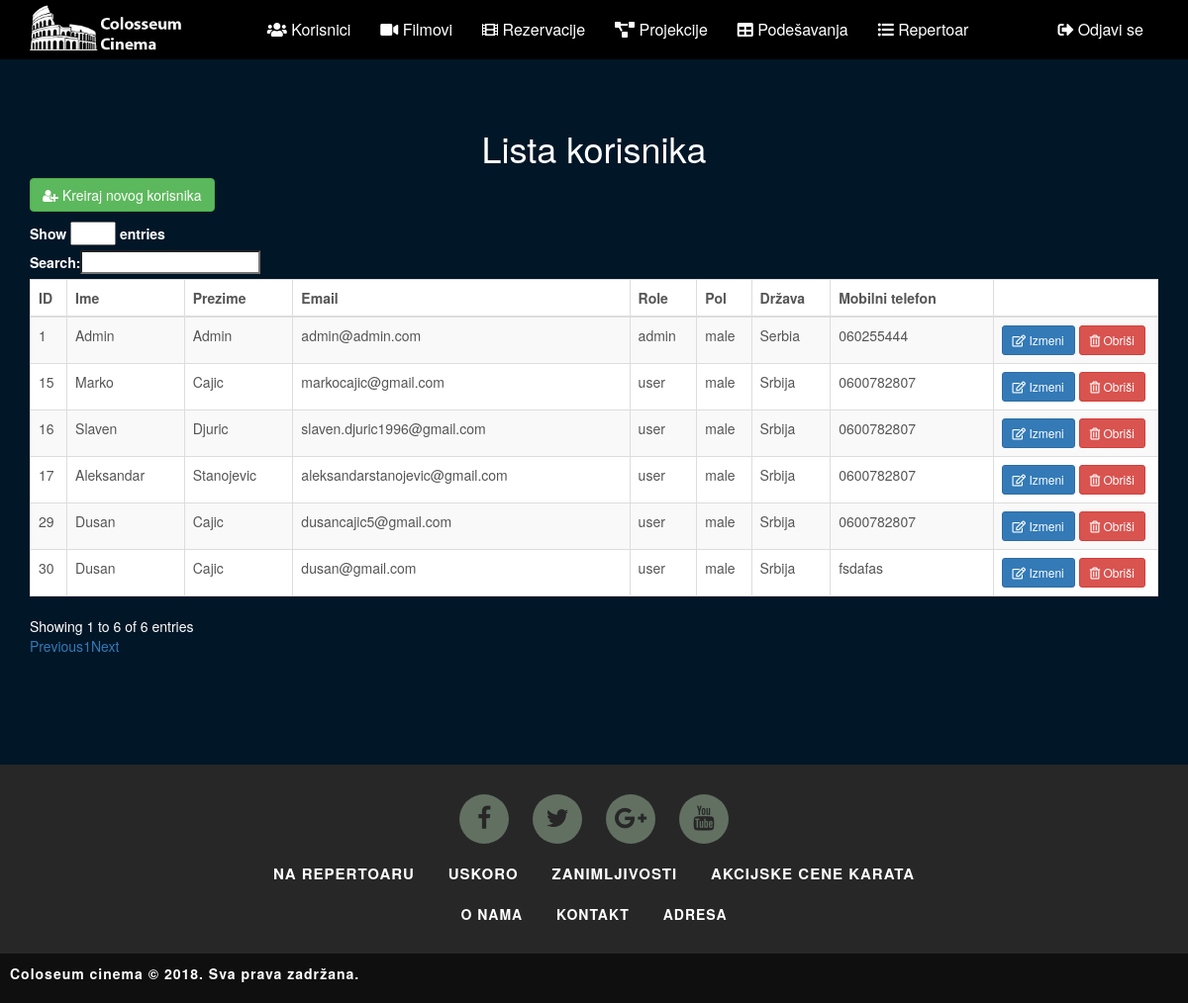
The app's page /user (signed in), older data.
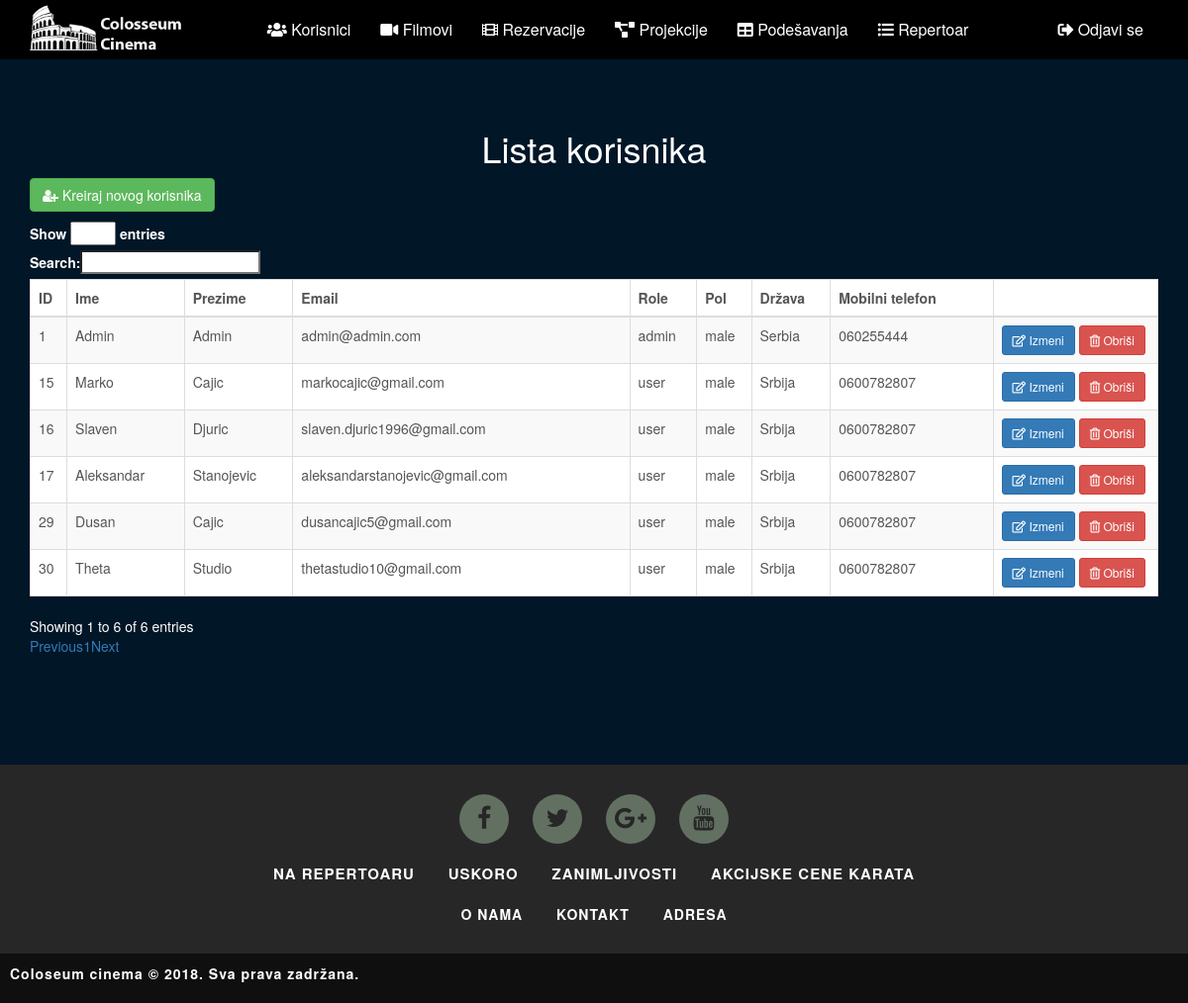
The same page, newer data.
### tables this page shows
CREATE TABLE `users` (
  `id` int(11) NOT NULL,
  `firstName` varchar(255) DEFAULT NULL,
  `lastName` varchar(255) DEFAULT NULL,
  `email` varchar(255) DEFAULT NULL,
  `role` varchar(20) DEFAULT NULL,
  `password` varchar(255) DEFAULT NULL,
  `gender` varchar(255) DEFAULT NULL,
  `country` varchar(255) DEFAULT NULL,
  `mobilePhone` varchar(255) DEFAULT NULL,
  `path` varchar(255) NOT NULL DEFAULT 'web/images/no-image.png',
  `confirmation_code` varchar(255) DEFAULT NULL,
  `confirmed` int(11) NOT NULL DEFAULT '0'
);

### index.php (called while the page is built, shortened)
<?php
require 'libs/Controller.php';
require 'libs/Model.php';
require 'libs/Database.php';
$app = new Bootstrap();

### libs/Database.php (called while the page is built, shortened)
<?php
class Database extends PDO
{
    public function findAll($table)
    {
        try {
            $sth = $this->prepare("SELECT * FROM $table");
            $sth->execute();
            return $sth->fetchAll();
        } catch (PDOException $ex) {
            echo $ex->getMessage();
            return null;
        }
    }
}

### models/user_model.php (called while the page is built, shortened)
<?php
class User_Model extends Model
{
	public function userList()
    {
         return $this->db->findAll(TABLE_USERS);
    }
}

### libs/Controller.php (called while the page is built, shortened)
<?php
class Controller
{
    public function loadModel($name)
    {
        $path = 'models/' . $name . '_model.php';
        if (file_exists($path)) {
            $this->model = new $modelName();
        }
    }
}

### libs/Model.php (called while the page is built)
<?php
class Model {
	function __construct() {
        $this->db = new Database(DB_TYPE, DB_HOST, DB_NAME, DB_USER, DB_PASS);
	}
}

### views/user/index.php (the view, shortened to what this page needs)
<div class="user-content">
    <div class="container">
        <h1 class="text-center">Lista korisnika</h1>
        <div class="create">
            <button onclick="document.getElementById('user-form').style.display='block'" style="width:auto;"
                    class="btn btn-success"><i class="fa fa-user-plus"></i> Kreiraj novog korisnika
            </button>
            <div class="table-responsive">
                <table id="id" class="table table-striped table-bordered table-hover">
                    <thead>
                    <tr>
                        <th>ID</th>
                        <th>Ime</th>
                        <th>Prezime</th>
                        <th>Email</th>
                        <th>Role</th>
                        <th>Pol</th>
                        <th>Država</th>
                        <th>Mobilni telefon</th>
                        <th></th>
                    </tr>
                    </thead>
                    <?php
                    foreach ($this->userList as $key => $value) {
                        echo '<tr>';
                        echo '<td>' . $value['id'] . '</td>';
                        echo '<td>' . $value['firstName'] . '</td>';
                        echo '<td>' . $value['lastName'] . '</td>';
                        echo '<td>' . $value['email'] . '</td>';
                        echo '<td>' . $value['role'] . '</td>';
                        echo '<td>' . $value['gender'] . '</td>';
                        echo '<td>' . $value['country'] . '</td>';
                        echo '<td>' . $value['mobilePhone'] . '</td>';
                        echo '<td class="cell">
											<a href="' . URL . 'user/edit/' . $value['id'] . '"><button class="btn btn-primary btn-sm">
												<i class="far fa-edit"></i> Izmeni</button></a>
											<a href="' . URL . 'user/delete/' . $value['id'] . '"><button class="btn btn-danger btn-sm">
											<i class="far fa-trash-alt"></i> Obriši</button></a>
										</td>';
                        echo '</tr>';
                    }
                    ?>
                </table>
            </div>
        </div>
    </div>
</div>

Row changes from the older to the newer data that the page shows:
changed users id 30: firstName "Dusan" → "Theta"; lastName "Cajic" → "Studio"; email "dusan@gmail.com" → "thetastudio10@gmail.com"; mobilePhone "fsdafas" → "0600782807"
